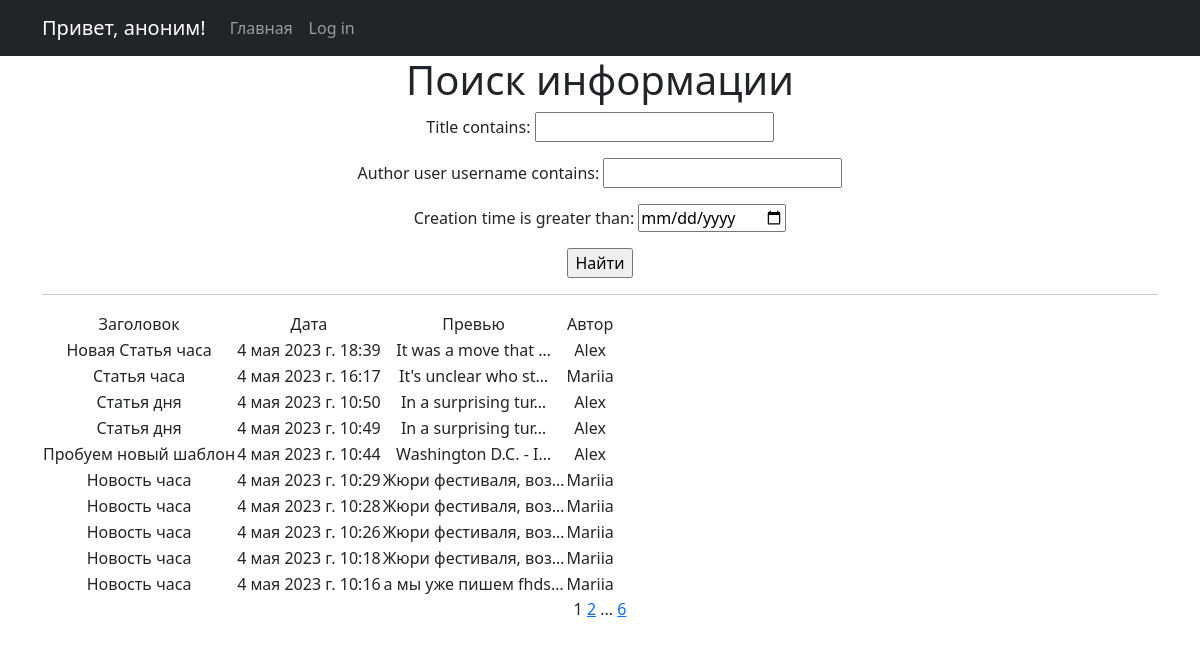
Before: /news/search with the older database file.
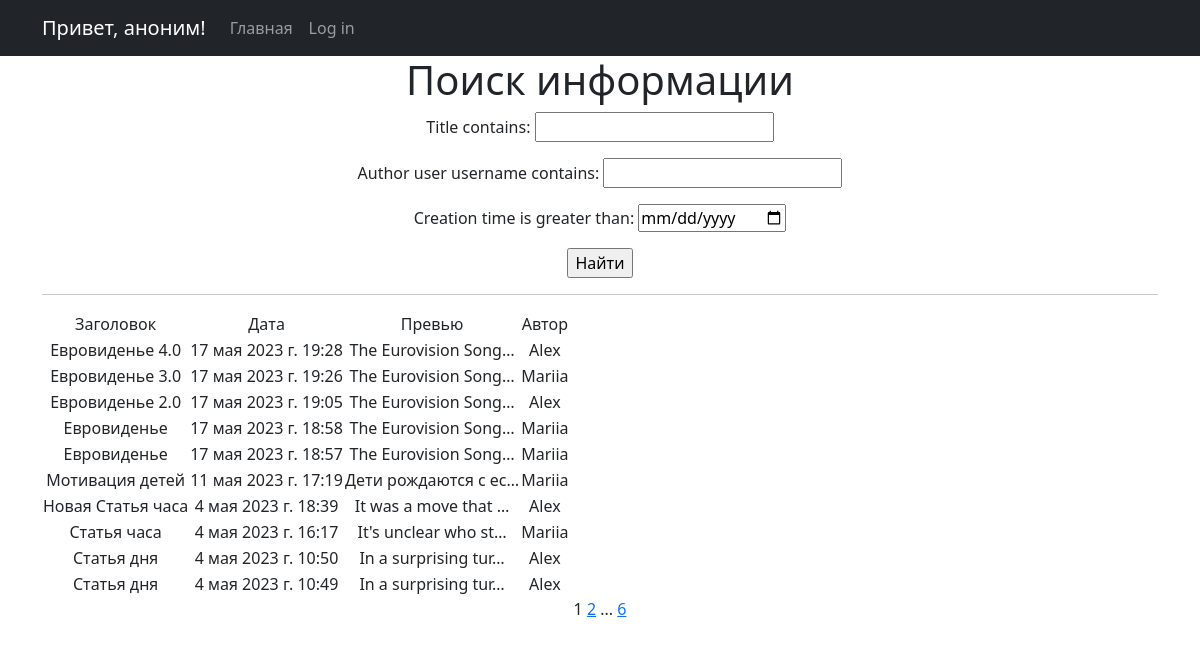
After: the same page with the newer database file.
### News_Portal/models.py (models this page shows, shortened)
class Post(models.Model):
    author = models.ForeignKey(Author, on_delete=models.CASCADE)
    type = models.CharField(max_length=2, choices=TYPES, default="news")
    creation_time = models.DateTimeField(auto_now_add=True)
    category = models.ManyToManyField(Category, through="PostCategory")
    title = models.CharField(max_length=255, default="Новость часа")
    text = models.TextField(default="а мы уже пишем")
    rating = models.FloatField(default=0.0)

class Author(models.Model):
    user = models.OneToOneField(User, on_delete=models.CASCADE)
    rating = models.FloatField(default=0.0)
    def __str__(self):
        return self.user.username

### News_Portal/views.py (the view, shortened to what this page needs)
# urls.py: path("search", Search.as_view(), name="news_search"),
class Search(ListView):
    model = Post
    ordering = "-creation_time"
    template_name = "search.html"
    context_object_name = "news"
    paginate_by = 10
    def get_queryset(self):
        queryset = super().get_queryset()
        self.filterset = PostFilter(self.request.GET, queryset)
        return self.filterset.qs
    def get_context_data(self, **kwargs):
        context = super().get_context_data(**kwargs)
        context["filterset"] = self.filterset
        return context

### News_Portal/templatetags/custom_filters.py (called while the page is built)
@register.filter()
def censor(text):
    if not isinstance(text, str):
        raise ValueError("мы только тексты цензурируем в нашей редакции")
    for bad_word in BANNED_WORDS:
        if bad_word in text:
            censored = bad_word[0] + ("*" * (len(bad_word) - 1))
            text = text.replace(bad_word, censored)
        if bad_word.capitalize() in text:
            censored = bad_word[0].capitalize() + ("*" * (len(bad_word) - 1))
            text = text.replace(bad_word, censored)
    return text

### News_Portal/templates/search.html (shortened to what this page needs)
{% extends 'flatpages/default.html' %}
{% load custom_filters %}
{% block content %}
   <h1>Поиск информации</h1>
   <form action="" method="get">
       {{ filterset.form.as_p }}
       <input type="submit" value="Найти" />
   </form>
   <hr>
   {% if news %}
       <table>
           <tr>
               <td>Заголовок</td>
               <td>Дата</td>
               <td>Превью</td>
               <td>Автор</td>
           </tr>
           {% for post in news %}
           <tr>
               <td>{{ post.title|censor }}</td>
               <td>{{ post.creation_time }}</td>
               <td>{{ post.text|truncatechars:20|censor }}</td>
               <td>{{ post.author|truncatechars:20|censor }}</td>
           </tr>
           {% endfor %}
       </table>
   {% else %}
       <h2>Новостей нет!</h2>
   {% endif %}
   {{ page_obj.number }}
   {% if page_obj.has_next %}
       <a href="?page={{ page_obj.next_page_number }}">{{ page_obj.next_page_number }}</a>
       {% if paginator.num_pages != page_obj.next_page_number %}
           ...
           <a href="?page={{ page_obj.paginator.num_pages }}">{{ page_obj.paginator.num_pages }}</a>
       {% endif %}
   {% endif %}
{% endblock content %}

Changed rows visible on the page:
no longer on this page (row unchanged): Post: title|censor "Пробуем новый шаблон", creation_time "4 мая 2023 г. 10:44", text|censor "Washington D.C. - I…", author|censor "Alex"
no longer on this page (row unchanged): Post: title|censor "Новость часа", creation_time "4 мая 2023 г. 10:29", text|censor "Жюри фестиваля, воз…", author|censor "Mariia"
no longer on this page (row unchanged): Post: title|censor "Новость часа", creation_time "4 мая 2023 г. 10:28", text|censor "Жюри фестиваля, воз…", author|censor "Mariia"
no longer on this page (row unchanged): Post: title|censor "Новость часа", creation_time "4 мая 2023 г. 10:26", text|censor "Жюри фестиваля, воз…", author|censor "Mariia"
no longer on this page (row unchanged): Post: title|censor "Новость часа", creation_time "4 мая 2023 г. 10:18", text|censor "Жюри фестиваля, воз…", author|censor "Mariia"
no longer on this page (row unchanged): Post: title|censor "Новость часа", creation_time "4 мая 2023 г. 10:16", text|censor "а мы уже пишем fhds…", author|censor "Mariia"
added Post: title|censor "Евровиденье 4.0", creation_time "17 мая 2023 г. 19:28", text|censor "The Eurovision Song…", author|censor "Alex"
added Post: title|censor "Евровиденье 3.0", creation_time "17 мая 2023 г. 19:26", text|censor "The Eurovision Song…", author|censor "Mariia"
added Post: title|censor "Евровиденье 2.0", creation_time "17 мая 2023 г. 19:05", text|censor "The Eurovision Song…", author|censor "Alex"
added Post: title|censor "Евровиденье", creation_time "17 мая 2023 г. 18:58", text|censor "The Eurovision Song…", author|censor "Mariia"
added Post: title|censor "Евровиденье", creation_time "17 мая 2023 г. 18:57", text|censor "The Eurovision Song…", author|censor "Mariia"
added Post: title|censor "Мотивация детей", creation_time "11 мая 2023 г. 17:19", text|censor "Дети рождаются с ес…", author|censor "Mariia"
